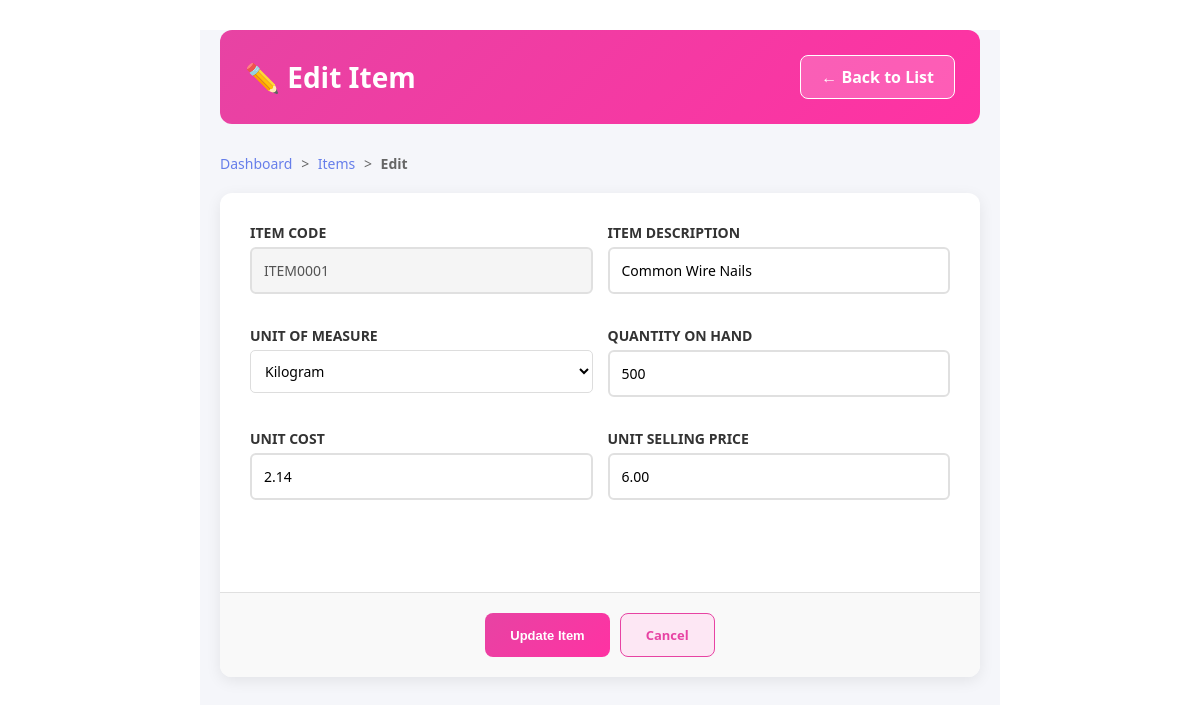
The page /items/1/edit/ (signed in) on the database its author committed.
### POS/models.py (models this page shows, shortened)
class Item(models.Model):
    UNIT_CHOICES = [
        ('PCS', 'Piece'),
        ('BOX', 'Box'),
        ('PKG', 'Package'),
        ('KG', 'Kilogram'),
        ('LTR', 'Liter'),
        ('MTR', 'Meter'),
    ]
    item_code = models.CharField(max_length=50, unique=True)
    item_description = models.CharField(max_length=255)
    unit_of_measure = models.CharField(max_length=10, choices=UNIT_CHOICES)
    unit_cost = models.DecimalField(max_digits=12, decimal_places=2)
    unit_selling_price = models.DecimalField(max_digits=12, decimal_places=2)
    quantity_on_hand = models.IntegerField(default=0)
    created_at = models.DateTimeField(auto_now_add=True)
    updated_at = models.DateTimeField(auto_now=True)
    class Meta:
        ordering = ['item_description']

### POS/views.py (the view, shortened to what this page needs)
# urls.py: path('items/<int:item_id>/edit/', views.item_edit, name='item_edit'),
@login_required(login_url='login')
def item_edit(request, item_id):
    item = get_object_or_404(Item, id=item_id)
    context = {
        'item': item,
        'units': Item.UNIT_CHOICES,
        'is_edit': True,
    }
    return render(request, 'POS/item_form.html', context)

### POS/templates/POS/item_form.html (shortened to what this page needs)
{% extends 'base.html' %}
{% block content %}
<div style="background: linear-gradient(135deg, #ffffff 0%, #ffffff 100%); min-height: 100vh; padding: 30px 0;">
<div class="pos-container-modern">
    <div style="display: flex; justify-content: space-between; align-items: center; margin-bottom: 30px; background: linear-gradient(135deg, #e743a3 0%, #ff32a3 100%); padding: 25px; border-radius: 12px;">
        <h1 style="margin: 0; color: white; font-size: 28px;">
            {% if is_edit %}✏️ Edit Item{% else %}➕ Create New Item{% endif %}
        </h1>
        <a href="{% url 'item_list' %}" class="btn-cancel-modern-header">← Back to List</a>
    </div>
    <div class="breadcrumb" style="margin-bottom: 20px; font-size: 14px; color: #666;">
        <a href="{% url 'dashboard' %}" style="color: #667eea; text-decoration: none;">Dashboard</a>
        <span style="margin: 0 5px;">></span>
        <a href="{% url 'item_list' %}" style="color: #667eea; text-decoration: none;">Items</a>
        <span style="margin: 0 5px;">></span>
        <span style="font-weight: 600;">{% if is_edit %}Edit{% else %}Create{% endif %}</span>
    </div>
    <form method="POST" class="form-card">
        <div class="card-body">
            <div class="form-row">
                <div class="form-group">
                    <label for="item_code" class="filter-label">Item Code</label>
                    <input
                        type="text"
                        id="item_code"
                        name="item_code"
                        {% if is_edit %}value="{{ item.item_code }}" disabled{% endif %}
                        class="form-control"
                        placeholder="Enter item code"
                    >
                </div>
                <div class="form-group">
                    <label for="item_description" class="filter-label">Item Description</label>
                    <input
                        type="text"
                        id="item_description"
                        name="item_description"
                        value="{% if is_edit %}{{ item.item_description }}{% endif %}"
                        required
                        class="form-control"
                        placeholder="Enter item description"
                    >
                </div>
            </div>
            <div class="form-row">
                <div class="form-group">
                    <label for="unit_of_measure" class="filter-label">Unit of Measure</label>
                    <select id="unit_of_measure" name="unit_of_measure" class="form-control" required>
                        {% for code, label in units %}
                            <option value="{{ code }}" {% if is_edit and item.unit_of_measure == code %}selected{% endif %}>{{ label }}</option>
                        {% endfor %}
                    </select>
                </div>
                <div class="form-group">
                    <label for="quantity_on_hand" class="filter-label">Quantity on Hand</label>
                    <input
                        type="number"
                        id="quantity_on_hand"
                        name="quantity_on_hand"
                        value="{% if is_edit %}{{ item.quantity_on_hand }}{% else %}0{% endif %}"
                        min="0"
                        class="form-control"
                    >
                </div>
            </div>
            <div class="form-row">
                <div class="form-group">
                    <label for="unit_cost" class="filter-label">Unit Cost</label>
                    <input
                        type="number"
                        id="unit_cost"
                        name="unit_cost"
                        value="{% if is_edit %}{{ item.unit_cost }}{% else %}0.00{% endif %}"
                        step="0.01"
                        min="0"
                        required
                        class="form-control"
                    >
                </div>
                <div class="form-group">
                    <label for="unit_selling_price" class="filter-label">Unit Selling Price</label>
                    <input
                        type="number"
                        id="unit_selling_price"
                        name="unit_selling_price"
                        value="{% if is_edit %}{{ item.unit_selling_price }}{% else %}0.00{% endif %}"
                        step="0.01"
                        min="0"
                        required
                        class="form-control"
                    >
                </div>
            </div>
        </div>
        <div class="form-actions">
            <button type="submit" class="btn-save-modern">{% if is_edit %}Update Item{% else %}Create Item{% endif %}</button>
            <a href="{% url 'item_list' %}" class="btn-cancel-modern">Cancel</a>
        </div>
    </form>
</div>
</div>
{% endblock %}

### templates/base.html (style rules this page uses)
* { margin: 0; padding: 0; box-sizing: border-box; }
html { width: 100%; overflow-x: hidden; }
body { font-family: 'Segoe UI', Tahoma, Geneva, Verdana, sans-serif; background: linear-gradient(135deg, #667eea 0%, #764ba2 100%); min-height: 100vh; width: 100%; max-width: 100%; overflow-x: hidden; }
.form-group { margin-bottom: 20px; }
.form-group label { display: block; margin-bottom: 8px; color: #333; font-weight: 500; }
.form-group input { width: 100%; padding: 12px; border: 2px solid #e0e0e0; border-radius: 5px; font-size: 14px; transition: border-color 0.3s; }
.form-row { display: grid; grid-template-columns: repeat(auto-fit, minmax(140px, 1fr)); gap: 10px; margin-bottom: 12px; }
.form-group { display: flex; flex-direction: column; }
.form-group label { margin-bottom: 5px; font-weight: 600; color: #333; font-size: 14px; }
.form-group input, .form-group textarea, .form-group select { padding: 10px; border: 1px solid #ddd; border-radius: 5px; font-size: 14px; font-family: inherit; }
.form-actions { display: flex; gap: 10px; margin-top: 30px; justify-content: center; }
.pos-container-modern { width: 100%; max-width: 1100px; margin: 0 auto; padding: 15px; background: #f5f6fa; min-height: 100vh; }
.form-card { background: white; border-radius: 12px; box-shadow: 0 2px 8px rgba(0, 0, 0, 0.08); overflow: hidden; animation: slideUp 0.4s ease-out; }
.card-body { padding: 15px; }
.form-group input, .form-group textarea { padding: 12px; border: 2px solid #e0e0e0; border-radius: 6px; font-size: 14px; transition: border-color 0.3s; }
.btn-save-modern, .btn-cancel-modern, .btn-exit-modern { padding: 11px 18px; border: none; border-radius: 6px; font-size: 13px; cursor: pointer; transition: all 0.3s; font-weight: 600; display: flex; align-items: center; gap: 6px; text-decoration: none; white-space: nowrap; }
.btn-save-modern { background: linear-gradient(135deg, #667eea 0%, #764ba2 100%); color: white; }
.btn-cancel-modern { background: #e74c3c; color: white; }

### POS/templates/POS/item_form.html (style rules this page uses)
.pos-container-modern { max-width: 800px; margin: 0 auto; padding: 0 20px; }
.form-card { background: white; border-radius: 12px; box-shadow: 0 4px 15px rgba(0, 0, 0, 0.08); overflow: hidden; }
.card-body { padding: 30px; }
.form-group { margin-bottom: 20px; }
.filter-label { display: block; font-weight: 600; color: #e743a3; font-size: 12px; text-transform: uppercase; margin-bottom: 8px; }
.form-control { width: 100%; padding: 12px; border: 1px solid #ddd; border-radius: 6px; font-size: 14px; transition: border-color 0.3s; background: white; }
.form-control:disabled { background-color: #f5f5f5; cursor: not-allowed; }
.form-row { display: grid; grid-template-columns: 1fr 1fr; gap: 15px; }
.form-actions { padding: 20px 30px; background: #f9f9f9; border-top: 1px solid #e0e0e0; display: flex; gap: 10px; justify-content: center; }
.btn-save-modern { padding: 12px 25px; border-radius: 8px; font-weight: 600; text-decoration: none; color: white; background: linear-gradient(135deg, #e743a3 0%, #ff32a3 100%); border: none; cursor: pointer; transition: background-color 0.3s ease, transform 0.1s ease; display: inline-flex; align-items: center; gap: 8px; }
.btn-cancel-modern { padding: 12px 25px; border-radius: 8px; font-weight: 600; text-decoration: none; color: #e743a3; background-color: #fde7f4; border: 1px solid #e743a3; cursor: pointer; transition: all 0.3s ease; display: inline-flex; align-items: center; gap: 8px; }
.btn-cancel-modern-header { padding: 10px 20px; border-radius: 8px; font-weight: 600; text-decoration: none; color: white; background-color: rgba(255, 255, 255, 0.2); border: 1px solid white; cursor: pointer; transition: all 0.3s ease; display: inline-flex; align-items: center; gap: 8px; }

### rows shown on the page
Item: item_code "ITEM0001", item_description "Common Wire Nails", unit_of_measure "Kilogram", quantity_on_hand "500", unit_cost "2.14", unit_selling_price "6.00"
